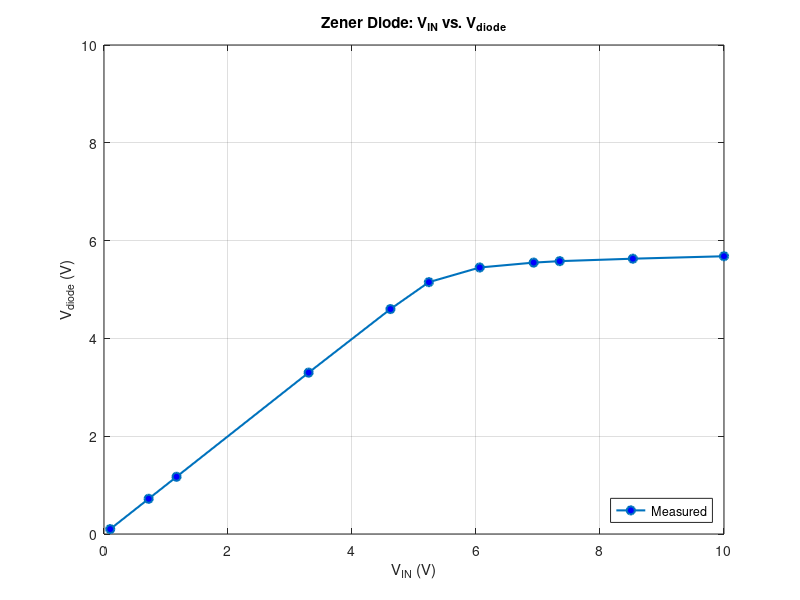

Reproduce this figure in MATLAB.
% Zener diode: Vin vs Vdiode
clc;
clear;
close all;

Vin    = [0.1 0.72 1.17 3.3 4.62 5.24 6.06 6.93 7.35 8.53 10];
Vdiode = [0.1 0.72 1.17 3.3 4.60 5.15 5.45 5.55 5.58 5.63 5.68];

figure;
plot(Vin, Vdiode, '-o', 'LineWidth', 1.5, 'MarkerSize', 6, ...
     'MarkerFaceColor', 'b'); hold on;


grid on;
xlabel('V_{IN} (V)');
ylabel('V_{diode} (V)');
title('Zener Diode: V_{IN} vs. V_{diode}');
legend('Measured', 'V_{diode} = V_{IN}', 'Location', 'southeast');
xlim([0 10]);
ylim([0 10]);
